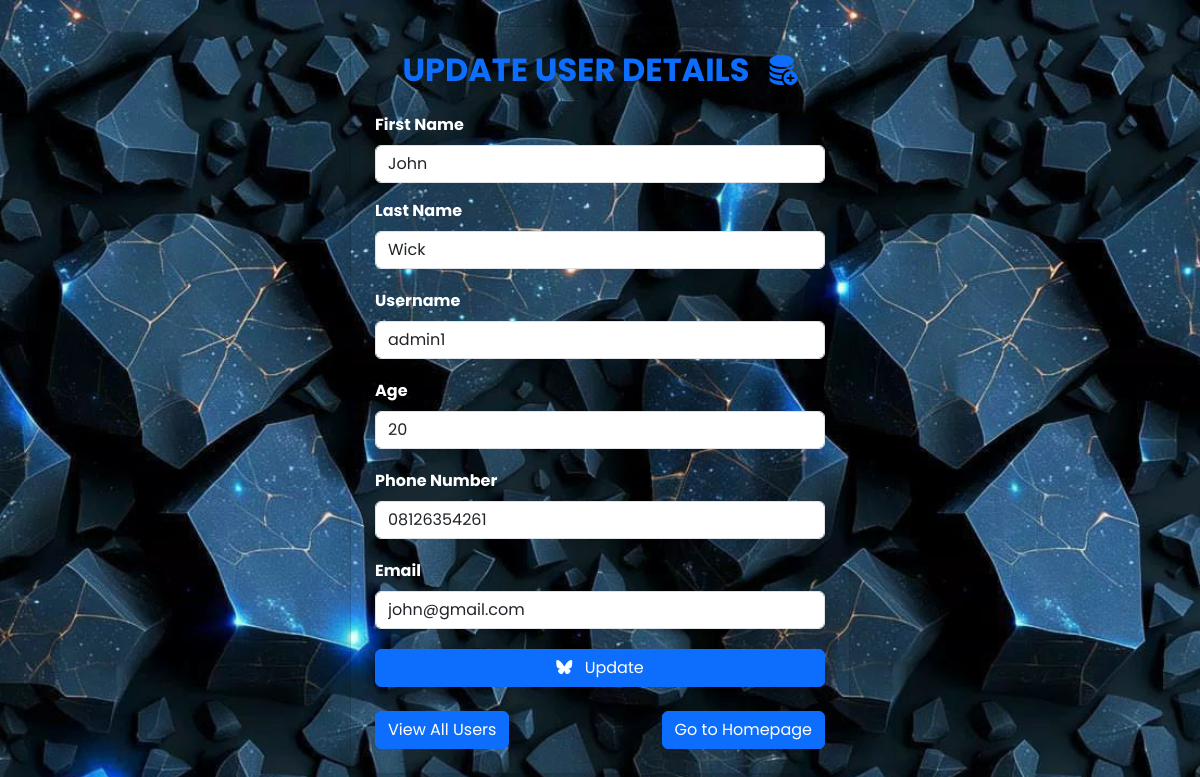
/update/1 (signed in), run on the app's committed database.
### users/models.py (models this page shows, shortened)
class UserProfile(models.Model):
    user = models.OneToOneField(User, on_delete=models.CASCADE)
    firstName = models.CharField(max_length=255)
    lastName = models.CharField(max_length=255)
    age = models.PositiveIntegerField()
    phone = models.CharField(max_length=20)

### users/views.py (the view)
# urls.py: path('update/<int:id>', views.updateuser, name='updateuser'),
@staff_member_required
def updateuser(request, id):
    allusers = UserProfile.objects.get(pk=id)
    if request.method == 'POST':
        allusers.user.first_name = request.POST['fname']
        allusers.user.last_name = request.POST['lname']
        allusers.user.username = request.POST['uname']
        allusers.age = request.POST['age']
        allusers.phone = request.POST['phone']
        allusers.user.email = request.POST['email']
        allusers.user.save()
        allusers.save()
        return redirect('allusers')
    else:
        return render(request, 'users/updateusers.html', context={'update': allusers})

### users/templates/users/updateusers.html (shortened to what this page needs)
{% extends 'users/base.html' %}
    {% block content %}
    {% load static %}
<div class="container d-flex justify-content-center align-items-center" style="min-height: 100vh;">
    <div class="card bg-transparent shadow-lg p-4" style="max-width: 500px; width: 100%;">
        <h2 class="text-center mb-4 text-primary fw-bold">UPDATE USER DETAILS<i class="bi bi-database-fill-add text-primary ms-3"></i></h2>
<form action="{% url 'updateuser' update.id %}" method="POST">
        <label for="fname" class="mb-2 text-white fw-bold">First Name</label> <br>
        <div class="input-group">
        <input class="form-control mb-3" type="text" value="{{ update.user.first_name }}" name="fname" id="fname" required autofocus>
        </div>
        <label for="lname" class="mb-2 text-white fw-bold">Last Name</label> <br>
        <div class="mb-1 input-group">
        <input class="form-control mb-3" type="text" value="{{ update.user.last_name }}" name="lname" id="lname" required>
        </div>
        <label for="uname" class="mb-2 text-white fw-bold">Username</label> <br>
        <div class="mb-1 input-group">
        <input class="form-control mb-3" type="text" value="{{ update.user.username }}" name="uname" id="uname" required>
        </div>
        <label for="age" class="mb-2 text-white fw-bold">Age</label> <br>
        <div class="mb-1 input-group">
        <input class="form-control mb-3" type="number" value="{{ update.age }}" name="age" id="age" required>
        </div>
        <label for="phone" class="mb-2 text-white fw-bold">Phone Number</label> <br>
        <div class="mb-1 input-group">
        <input class="form-control mb-3" type="number" value="{{ update.phone }}" name="phone" id="phone" required>
        </div>
        <label for="email" class="mb-2 text-white fw-bold">Email</label> <br>
        <div class="mb-1 input-group">
        <input class="form-control mb-3" type="email" value="{{ update.user.email }}" name="email" id="email" required>
        </div>
    <button type="submit" class="btn btn-primary w-100 mb-3"><i class="bi bi-bluesky me-2" style="font-size: 1rem; color: white;"></i> Update</button>
    <div class="d-flex justify-content-between mt-2">
        {% if request.user.is_staff %}
            <a href="{% url 'allusers' %}" class="btn btn-primary">View All Users</a>
        {% endif %}
        <a href="{% url 'home' %}" class="btn btn-primary">Go to Homepage</a>
    </div>
</form>
   </div>
</div>
   {% endblock %}

### users/static/users/styles.css (style rules this page uses)
* { margin: 0; padding: 0; box-sizing: border-box; scroll-behavior: smooth; }
body { background-color: white; color: white; font-family: 'Poppins', sans-serif; min-height: 100vh; text-shadow: none; box-shadow: none; }

### data on the page
UserProfile: fname "John", lname "Wick", uname "admin1", age "20", phone "08126354261", email "john@gmail.com"
